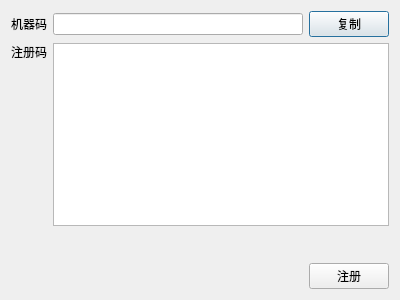
<?xml version="1.0" encoding="UTF-8"?>
<ui version="4.0">
 <class>RegisterWidget</class>
 <widget class="QDialog" name="RegisterWidget">
  <property name="geometry">
   <rect>
    <x>0</x>
    <y>0</y>
    <width>400</width>
    <height>300</height>
   </rect>
  </property>
  <property name="windowTitle">
   <string>Dialog</string>
  </property>
  <layout class="QVBoxLayout" name="verticalLayout_3">
   <item>
    <layout class="QVBoxLayout" name="verticalLayout_2">
     <item>
      <layout class="QHBoxLayout" name="horizontalLayout">
       <item>
        <widget class="QLabel" name="label">
         <property name="text">
          <string>机器码</string>
         </property>
        </widget>
       </item>
       <item>
        <widget class="QLineEdit" name="lineEdit"/>
       </item>
       <item>
        <widget class="QPushButton" name="copyButton">
         <property name="text">
          <string>复制</string>
         </property>
        </widget>
       </item>
      </layout>
     </item>
     <item>
      <layout class="QHBoxLayout" name="horizontalLayout_2">
       <item>
        <layout class="QVBoxLayout" name="verticalLayout">
         <item>
          <widget class="QLabel" name="label_2">
           <property name="text">
            <string>注册码</string>
           </property>
          </widget>
         </item>
         <item>
          <spacer name="verticalSpacer">
           <property name="orientation">
            <enum>Qt::Vertical</enum>
           </property>
           <property name="sizeHint" stdset="0">
            <size>
             <width>20</width>
             <height>40</height>
            </size>
           </property>
          </spacer>
         </item>
        </layout>
       </item>
       <item>
        <widget class="QTextEdit" name="textEdit"/>
       </item>
      </layout>
     </item>
     <item>
      <spacer name="verticalSpacer_2">
       <property name="orientation">
        <enum>Qt::Vertical</enum>
       </property>
       <property name="sizeHint" stdset="0">
        <size>
         <width>20</width>
         <height>40</height>
        </size>
       </property>
      </spacer>
     </item>
     <item>
      <layout class="QHBoxLayout" name="horizontalLayout_3">
       <item>
        <spacer name="horizontalSpacer">
         <property name="orientation">
          <enum>Qt::Horizontal</enum>
         </property>
         <property name="sizeHint" stdset="0">
          <size>
           <width>40</width>
           <height>20</height>
          </size>
         </property>
        </spacer>
       </item>
       <item>
        <widget class="QPushButton" name="registerButton">
         <property name="text">
          <string>注册</string>
         </property>
        </widget>
       </item>
      </layout>
     </item>
    </layout>
   </item>
  </layout>
 </widget>
 <resources/>
 <connections/>
</ui>
